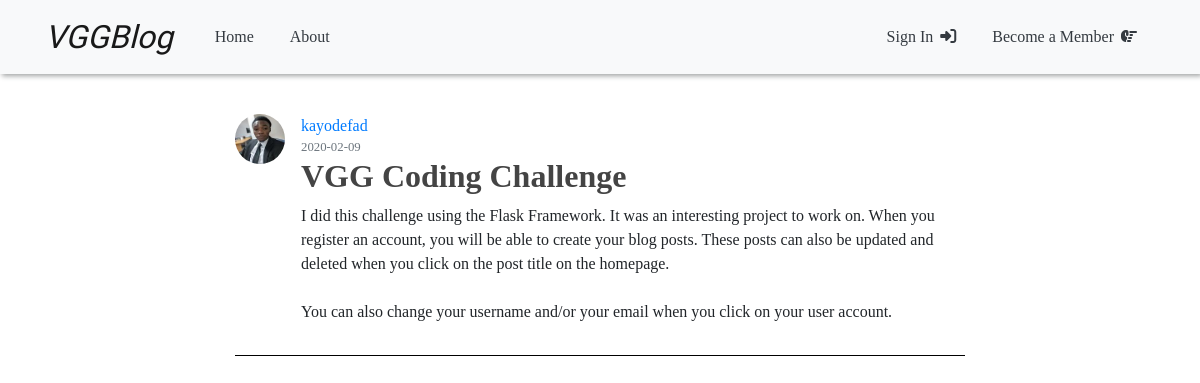
/post/1, run on the app's committed database.
### vggblog/models.py (models this page shows, shortened)
class User(db.Model, UserMixin):
  id = db.Column(db.Integer, primary_key=True)
  username = db.Column(db.String(20), unique=True, nullable=False)
  email = db.Column(db.String(120), unique=True, nullable=False)
  image_file = db.Column(db.String(20), nullable=False, default='default.jpg')
  password = db.Column(db.String(60), nullable=False)
  posts = db.relationship('Post', backref='author', lazy=True)

class Post(db.Model):
  id = db.Column(db.Integer, primary_key=True)
  title = db.Column(db.String(100), nullable=False)
  date_posted = db.Column(db.DateTime, nullable=False, default=datetime.utcnow)
  content = db.Column(db.Text, nullable=False)
  user_id = db.Column(db.Integer, db.ForeignKey('user.id'), nullable=False)

### vggblog/routes.py (the view)
@app.route('/post/<int:post_id>')
def post(post_id):
  post = Post.query.get_or_404(post_id)
  return render_template('post.html', title=post.title, post=post)

### vggblog/templates/post.html (shortened to what this page needs)
{% extends "layout.html" %}
{% block content %}
  <article class="media content-section">
    <img class="rounded-circle article-img" src="{{url_for('static', filename='profile_pics/' + post.author.image_file)}}" alt="">
    <div class="media-body">
      <div class="article-metadata">
        <a class="mr-2" href="#">{{ post.author.username }}</a>
        <small class="text-muted">{{ post.date_posted.strftime('%Y-%m-%d') }}</small>
      </div>
      <h2 class="article-title">{{ post.title }}</h2>
      <p class="article-content">{{ post.content }}</p>
    </div>
  </article>
{% endblock content %}

### vggblog/static/main.css (style rules this page uses)
body { font-family: Cambria, Cochin, Georgia, Times, 'Times New Roman', serif; }
h1, h2, h3, h4, h5, h6 { color: #444444; }
.content-section { margin-bottom: 40px; padding-bottom: 15px; border-bottom: 1px solid #000; }
.article-title { color: #444444; font-weight: bold; }
.article-content { white-space: pre-line; }
.article-img { height: 50px; width: 50px; margin-right: 16px; }
.article-metadata { display: flex; flex-direction: column; }

### data on the page
User: image_file (picture), author.username "kayodefad"
Post: date_posted "2020-02-09", title "VGG Coding Challenge", content "I did this challenge using the Flask Framework. It was an interesting project to work on. When you register an account, you will be able to create your blog posts. These posts can also be updated and deleted when you click on the post title on the homepage. You can also change your username and/or your email when you click on your user account."
